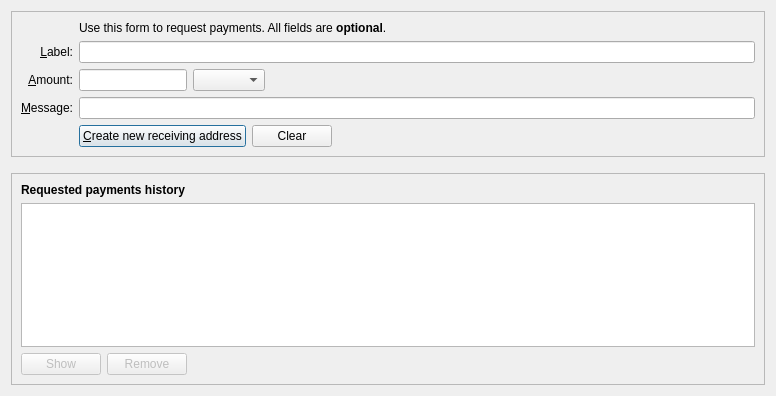
<?xml version="1.0" encoding="UTF-8"?>
<ui version="4.0">
 <class>ReceiveCoinsDialog</class>
 <widget class="QDialog" name="ReceiveCoinsDialog">
  <property name="geometry">
   <rect>
    <x>0</x>
    <y>0</y>
    <width>776</width>
    <height>396</height>
   </rect>
  </property>
  <layout class="QVBoxLayout" name="verticalLayout" stretch="0,0,1">
   <item>
    <widget class="QFrame" name="frame2">
     <property name="sizePolicy">
      <sizepolicy hsizetype="Preferred" vsizetype="Expanding">
       <horstretch>0</horstretch>
       <verstretch>0</verstretch>
      </sizepolicy>
     </property>
     <property name="frameShape">
      <enum>QFrame::StyledPanel</enum>
     </property>
     <property name="frameShadow">
      <enum>QFrame::Sunken</enum>
     </property>
     <layout class="QVBoxLayout" name="verticalLayout_3">
      <item>
       <layout class="QGridLayout" name="gridLayout">
        <item row="5" column="0">
         <widget class="QLabel" name="label">
          <property name="toolTip">
           <string>An optional amount to request. Leave this empty or zero to not request a specific amount.</string>
          </property>
          <property name="text">
           <string>&amp;Amount:</string>
          </property>
          <property name="alignment">
           <set>Qt::AlignRight|Qt::AlignTrailing|Qt::AlignVCenter</set>
          </property>
          <property name="buddy">
           <cstring>reqAmount</cstring>
          </property>
         </widget>
        </item>
        <item row="6" column="0">
         <widget class="QLabel" name="label_3">
          <property name="toolTip">
           <string>An optional message to attach to the payment request, which will be displayed when the request is opened. Note: The message will not be sent with the payment over the Quiquitocoin network.</string>
          </property>
          <property name="text">
           <string>&amp;Message:</string>
          </property>
          <property name="alignment">
           <set>Qt::AlignRight|Qt::AlignTrailing|Qt::AlignVCenter</set>
          </property>
          <property name="buddy">
           <cstring>reqMessage</cstring>
          </property>
         </widget>
        </item>
        <item row="4" column="2">
         <widget class="QLineEdit" name="reqLabel">
          <property name="toolTip">
           <string>An optional label to associate with the new receiving address (used by you to identify an invoice).  It is also attached to the payment request.</string>
          </property>
         </widget>
        </item>
        <item row="2" column="2">
         <widget class="QLabel" name="label_5">
          <property name="text">
           <string>Use this form to request payments. All fields are &lt;b&gt;optional&lt;/b&gt;.</string>
          </property>
         </widget>
        </item>
        <item row="4" column="0">
         <widget class="QLabel" name="label_2">
          <property name="toolTip">
           <string>An optional label to associate with the new receiving address.</string>
          </property>
          <property name="text">
           <string>&amp;Label:</string>
          </property>
          <property name="alignment">
           <set>Qt::AlignRight|Qt::AlignTrailing|Qt::AlignVCenter</set>
          </property>
          <property name="buddy">
           <cstring>reqLabel</cstring>
          </property>
         </widget>
        </item>
        <item row="6" column="2">
         <widget class="QLineEdit" name="reqMessage">
          <property name="toolTip">
           <string>An optional message that is attached to the payment request and may be displayed to the sender.</string>
          </property>
         </widget>
        </item>
        <item row="7" column="2">
         <layout class="QHBoxLayout" name="horizontalLayout">
          <item>
           <widget class="QPushButton" name="receiveButton">
            <property name="minimumSize">
             <size>
              <width>150</width>
              <height>0</height>
             </size>
            </property>
            <property name="text">
             <string>&amp;Create new receiving address</string>
            </property>
            <property name="icon">
             <iconset resource="../quiquitocoin.qrc">
              <normaloff>:/icons/receiving_addresses</normaloff>:/icons/receiving_addresses</iconset>
            </property>
            <property name="autoDefault">
             <bool>false</bool>
            </property>
            <property name="default">
             <bool>true</bool>
            </property>
           </widget>
          </item>
          <item>
           <widget class="QPushButton" name="clearButton">
            <property name="sizePolicy">
             <sizepolicy hsizetype="Minimum" vsizetype="Fixed">
              <horstretch>0</horstretch>
              <verstretch>0</verstretch>
             </sizepolicy>
            </property>
            <property name="toolTip">
             <string>Clear all fields of the form.</string>
            </property>
            <property name="text">
             <string>Clear</string>
            </property>
            <property name="icon">
             <iconset resource="../quiquitocoin.qrc">
              <normaloff>:/icons/remove</normaloff>:/icons/remove</iconset>
            </property>
            <property name="autoDefault">
             <bool>false</bool>
            </property>
           </widget>
          </item>
          <item>
           <spacer name="horizontalSpacer">
            <property name="orientation">
             <enum>Qt::Horizontal</enum>
            </property>
            <property name="sizeHint" stdset="0">
             <size>
              <width>40</width>
              <height>20</height>
             </size>
            </property>
           </spacer>
          </item>
         </layout>
        </item>
        <item row="7" column="0">
         <widget class="QLabel" name="label_7">
          <property name="text">
           <string/>
          </property>
         </widget>
        </item>
        <item row="5" column="2">
         <layout class="QHBoxLayout" name="horizontalLayout_6">
          <item>
           <widget class="QuiquitocoinAmountField" name="reqAmount">
            <property name="sizePolicy">
             <sizepolicy hsizetype="Fixed" vsizetype="Fixed">
              <horstretch>0</horstretch>
              <verstretch>0</verstretch>
             </sizepolicy>
            </property>
            <property name="minimumSize">
             <size>
              <width>80</width>
              <height>0</height>
             </size>
            </property>
            <property name="maximumSize">
             <size>
              <width>1000</width>
              <height>100</height>
             </size>
            </property>
            <property name="toolTip">
             <string>An optional amount to request. Leave this empty or zero to not request a specific amount.</string>
            </property>
           </widget>
          </item>
          <item>
           <widget class="QComboBox" name="addressType">
            <property name="sizePolicy">
             <sizepolicy hsizetype="Fixed" vsizetype="Fixed">
              <horstretch>0</horstretch>
              <verstretch>0</verstretch>
             </sizepolicy>
            </property>
            <property name="maximumSize">
             <size>
              <width>1000</width>
              <height>16777215</height>
             </size>
            </property>
            <property name="focusPolicy">
             <enum>Qt::StrongFocus</enum>
            </property>
           </widget>
          </item>
          <item>
           <spacer name="horizontalSpacer_3">
            <property name="orientation">
             <enum>Qt::Horizontal</enum>
            </property>
            <property name="sizeHint" stdset="0">
             <size>
              <width>0</width>
              <height>0</height>
             </size>
            </property>
           </spacer>
          </item>
         </layout>
        </item>
       </layout>
      </item>
     </layout>
    </widget>
   </item>
   <item>
    <spacer name="verticalSpacer_2">
     <property name="orientation">
      <enum>Qt::Vertical</enum>
     </property>
     <property name="sizeHint" stdset="0">
      <size>
       <width>20</width>
       <height>10</height>
      </size>
     </property>
    </spacer>
   </item>
   <item>
    <widget class="QFrame" name="frame">
     <property name="sizePolicy">
      <sizepolicy hsizetype="Preferred" vsizetype="Expanding">
       <horstretch>0</horstretch>
       <verstretch>0</verstretch>
      </sizepolicy>
     </property>
     <property name="frameShape">
      <enum>QFrame::StyledPanel</enum>
     </property>
     <property name="frameShadow">
      <enum>QFrame::Raised</enum>
     </property>
     <layout class="QVBoxLayout" name="verticalLayout_2">
      <item>
       <widget class="QLabel" name="label_6">
        <property name="font">
         <font>
          <weight>75</weight>
          <bold>true</bold>
         </font>
        </property>
        <property name="text">
         <string>Requested payments history</string>
        </property>
       </widget>
      </item>
      <item>
       <widget class="QTableView" name="recentRequestsView">
        <property name="contextMenuPolicy">
         <enum>Qt::CustomContextMenu</enum>
        </property>
        <property name="tabKeyNavigation">
         <bool>false</bool>
        </property>
        <property name="sortingEnabled">
         <bool>true</bool>
        </property>
       </widget>
      </item>
      <item>
       <layout class="QHBoxLayout" name="horizontalLayout_2">
        <item>
         <widget class="QPushButton" name="showRequestButton">
          <property name="enabled">
           <bool>false</bool>
          </property>
          <property name="toolTip">
           <string>Show the selected request (does the same as double clicking an entry)</string>
          </property>
          <property name="text">
           <string>Show</string>
          </property>
          <property name="icon">
           <iconset resource="../quiquitocoin.qrc">
            <normaloff>:/icons/eye</normaloff>:/icons/eye</iconset>
          </property>
          <property name="autoDefault">
           <bool>false</bool>
          </property>
         </widget>
        </item>
        <item>
         <widget class="QPushButton" name="removeRequestButton">
          <property name="enabled">
           <bool>false</bool>
          </property>
          <property name="toolTip">
           <string>Remove the selected entries from the list</string>
          </property>
          <property name="text">
           <string>Remove</string>
          </property>
          <property name="icon">
           <iconset resource="../quiquitocoin.qrc">
            <normaloff>:/icons/remove</normaloff>:/icons/remove</iconset>
          </property>
          <property name="autoDefault">
           <bool>false</bool>
          </property>
         </widget>
        </item>
        <item>
         <spacer name="horizontalSpacer_2">
          <property name="orientation">
           <enum>Qt::Horizontal</enum>
          </property>
          <property name="sizeHint" stdset="0">
           <size>
            <width>40</width>
            <height>20</height>
           </size>
          </property>
         </spacer>
        </item>
       </layout>
      </item>
     </layout>
    </widget>
   </item>
  </layout>
 </widget>
 <customwidgets>
  <customwidget>
   <class>QuiquitocoinAmountField</class>
   <extends>QLineEdit</extends>
   <header>qt/quiquitocoinamountfield.h</header>
   <container>1</container>
  </customwidget>
 </customwidgets>
 <tabstops>
  <tabstop>reqLabel</tabstop>
  <tabstop>reqAmount</tabstop>
  <tabstop>addressType</tabstop>
  <tabstop>reqMessage</tabstop>
  <tabstop>receiveButton</tabstop>
  <tabstop>clearButton</tabstop>
  <tabstop>recentRequestsView</tabstop>
  <tabstop>showRequestButton</tabstop>
  <tabstop>removeRequestButton</tabstop>
 </tabstops>
 <resources>
  <include location="../quiquitocoin.qrc"/>
 </resources>
 <connections/>
</ui>
